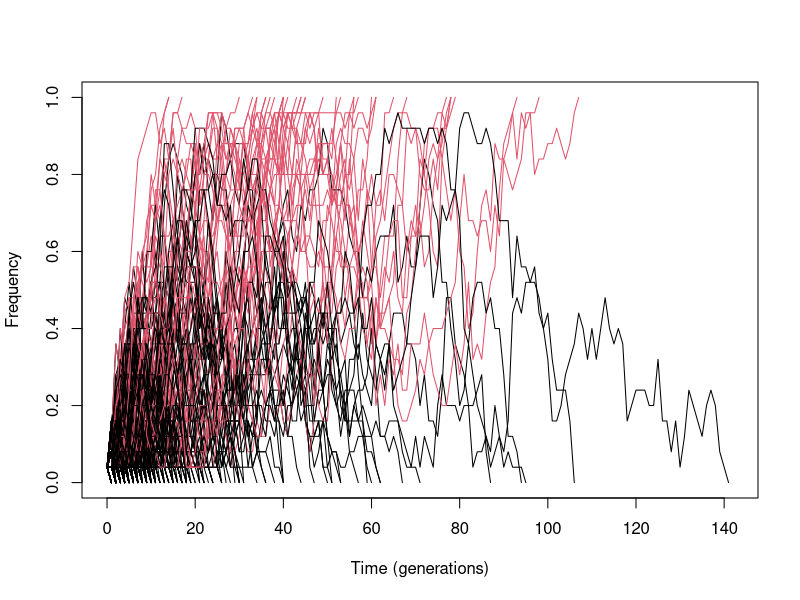

Reproduce this figure in R.
## R Class, 2013, UBC        
## 12: Programming with R    
##     Drift at neutral loci 

# Aim: code and run simulations modeling drift at neutral loci, in 
# a population of fixed size, with discrete, non overlapping generations. 


##--- Initialization ---

## Parameters and initializations

# Tip: do not hard code parameters such as the population size, that you will use and 
# reuse in your code. Otherwise, it is painful to update your code when you want to change it. 

# Simulation stuff
maxsteps <- 10^5 # max number of steps in each simulation
nruns <- 10^3 # number of times each simulation will be run

# Population parameters
popsize <- 25 # total size of the population
initnbr <- 1  # initial number of individuals with genotype 1

# Initialization of vectors and tables to save the results
times <- rep(0, nruns)  # Will save the times to fixation
finalmean <- rep(0, nruns)  # Will save the final mean genotype in the population
meansintime <- list() # Will save the details of each simulation

## Functions
# Run one whole simulation
onesim <- function(popsize=popsize, initnbr=initnbr, maxsteps=maxsteps){
  #-- Initialization --
  # The population is represented as a vector of length popsize, the size of the population
  # The value of each cell in the vector give the genotype of the individual,
  # here, we will assume that there are two possible genotypes, and we will code them 0 and 1.
  pop <- rep(0, popsize)
  # We now assign the genotype 1 to initnbr individuals in the population. 
  pop[1:initnbr] <- 1

  # We also want to initiate a counter, that will count the number of steps in each simulation
  counter <- 0
  # This will also help us control the while loop, and prevent infinite loops if something goes wrong.

  # We also define a summary variable, meanpop, that tells us the mean phenotype in the population
  meanpop <- mean(pop)

  # And this saves the values of meanpop
  meanpopsave <- meanpop

  while(counter < maxsteps && meanpop < 1 && meanpop > 0){
  # counter < maxsteps means that we have not reached the maximum number of steps in the simulations
  # meanpop < 1 means that the population is not fixed for the 1 allele
  # meanpop > 0 means that the population is not fixed for the 0 allele
  
  # To create the new generation, we will sample individuals in the previous one, with replacement (otherwise the population does not change at all)
  newpop <- sample(pop, size=popsize, replace=TRUE, prob=NULL)
  # pop is the population in which we sample individuals
  # size is the number of individuals that we sample; here, we assume that the size of the population is constant,
  #      so that the total size of the population remains unchanged
  # replace=TRUE means that we sample with replacement
  # prob may be useful later if we want to add selection

  # Update the population
  pop <- newpop
  # Update the mean genotype
  meanpop <- mean(pop)
  meanpopsave <- append(meanpopsave, meanpop)
  # Update the counter
  counter <- counter + 1
  }

  # When the loop is over, return the result. Here, will be returned as a list of three elements
  out <- list(pt=meanpopsave, p=meanpop, t=counter)
}

##--- Runs ---


for(irun in 1:nruns){
# Note: this could also be done with a "replicate" function (in the "apply" family)
  # Run the simulation
  os <- onesim(popsize, initnbr, maxsteps)

  # Save the results in more convenient formats
  times[irun] <- os$t # Extract the data about time to fixation/loss
  finalmean[irun] <- os$p # Extract data about final frequency
  meansintime[[irun]] <- os$pt  # Extract data about frequency at each generation
}


##--- Plotting the result ---
#-- Display summary results as text --

# The cat() function can be used to display text
# print() could be used as well (but it is less convenient)

cat("--- Results ---\n")
# We want to compute the fixation probability, which we estimate throught the proportion of simulations where 
# the allele got fixed. We have saved in the finalmean vector the final frequencies in each of our nruns simulations. 
# So the vector contains 0 if the allele was lost, and 1 otherwise; hence, mean(finalmean) gives us the proportion of simulations
# where the allele was fixed, because mean(finalmean) = {number of times finalmean=1} / {number of simulations}. This is why it is usually convenient to 
# code a result using zeros and ones (if the answers is binary). 
cat("Fixation probability:         ", mean(finalmean), "\nExpected fixation probability:", 1/popsize, "\n")

# We also want to estimate the time to fixation. The vector times gives us the durations, in generations, of each simulation. But we only want the
# results for the simulations where the allele got fixed. We therefore have to extract this information. finalmean==1 returns a vector with TRUE and FALSE, 
# depending on whether the statement is true or false for each element of the vector finalmean. Then, times[finalmean==1] only returns the elements of 
# the vector times whose indices correspond to elements in the vector finalmean that are equal to 1. Taking the mean() gives us the average time to fixation,
# only in simulations that led to fixation.
cat("\nTime to fixation:         ", mean(times[finalmean==1]), "generations.\nExpected time to fixation:", 2*popsize, "generations.\n")


#-- Plot some simulations--
# If we want to see the dynamics for each run. 

# This initiates the plot figure. 
# We want to plot all the simulations, so the maximum number of generations is the one of the longest simulation, max(times). 
plot(0, xlim=c(0, max(times+1)), ylim=c(0,1), col='white', xlab='Time (generations)', ylab='Frequency')
# And then we plot each simulation. Note that we could use an "apply" function here, but a for() loop is simpler. 
for(irun in 1:nruns){
  # For each run, irun, among the nruns, 
  lines(0:times[irun], meansintime[[irun]], col=finalmean[irun]+1)
  # The color argument is such that the color of the curve depends on whether the outcome is fixation (col=2, red) or loss (col=1, black)
}

## END